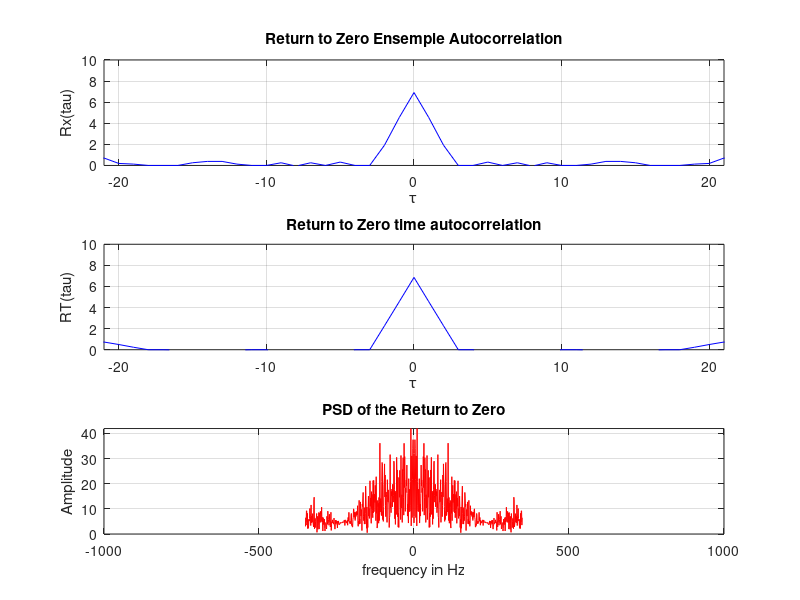
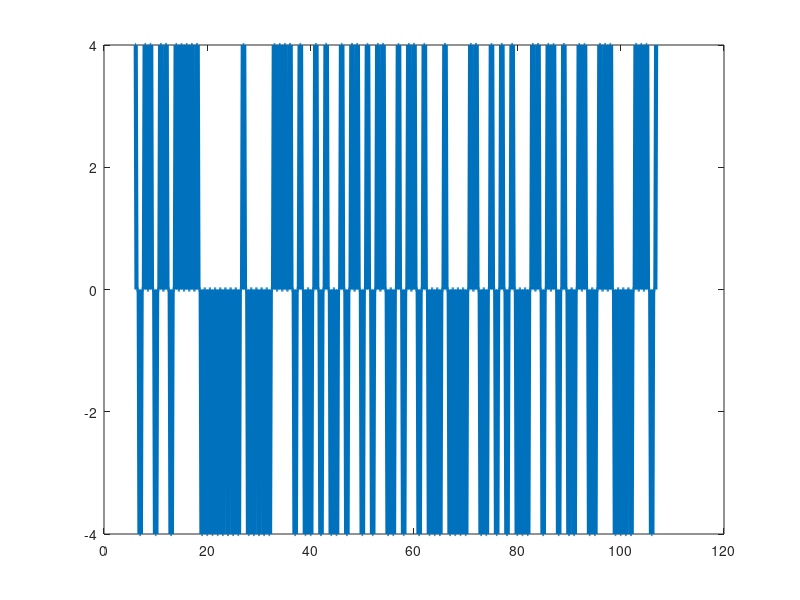
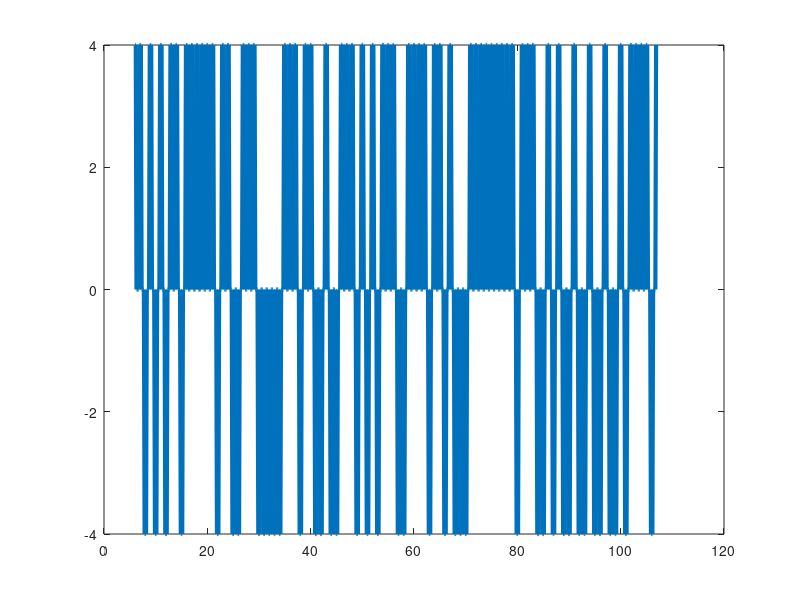
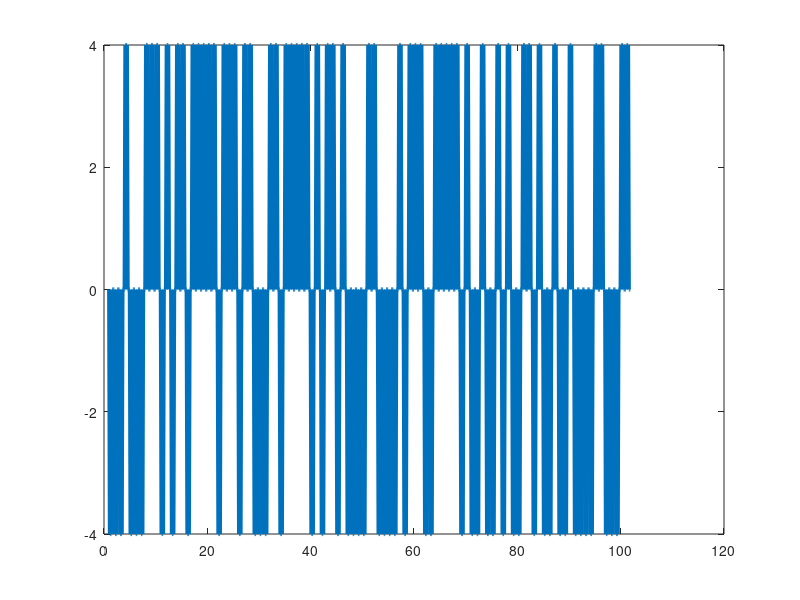

Write the MATLAB code that produced these figures, in order.
clc 
close all 
clear all 

A = 4;
%% Generating an ensemble consists of 500 realization , each 101 bits
Data = randi( [0 1] , 500 , 101 );

%% Mapping the 1 to be 'A' and 0 to be '-1'
Tx = ((2*Data)-1) * A;

%% Activating the DAC for 70ms
Tx_out = repelem ( Tx , 1 , 7 );

%% Generating the random time delay 
Td = randi( [0 6] , 500 , 1 );
L = length( Tx_out );

%% Generating zeros for the NRZ signaling
for i=1:500
    for j=4:7:101*7
        for k=0:3
        Tx_out (i,j+k) = 0;
        end
    end
end

%% Adding the delay time by the concept of circular shifting:
% Tx_row stores every realizations of the generated ensemple and then use circular
% shifting to add the random delay to each realization
for i=1:500
     Tx_row = Tx_out(i,:);
     Tx_col = Tx_row';
     Tx_col= circshift(Tx_col,Td(i));
     Tx_row = Tx_col';
     Tx_out(i,:) = Tx_row;
end

%remove last bit after taking the random delay and add it to the realization using circular shifting  
final_array = Tx_out(1:500,1:700); 

%% Statistical Mean
sum = 0;
for i = 1 : 500
    sum = sum + final_array(i,60);
end
RZ_Mean = zeros(1,700);
for t = 1:700
    sum1 = 0;
    for i=1:500
        sum1 = sum1+final_array(i,t);
    end
    RZ_Mean(t) = sum1/500;
end
figure
plot(RZ_Mean,'r');
xlabel('time instant');
ylabel('mean across realizations'); 
grid on;
ylim( [-5 5] );

mean = sum/500;
fprintf('the Statistical Mean of Return to Zero Is Equal: %.03f \n' , mean );

 %% ensemble autocorrelation function Rx(τ)
 Rx = zeros( 1 , 700 );
 
 for tau = 0 : 699
     sum_auto = 0;
     for i = 1 : 500
         auto_corr = final_array( i , 1)*final_array( i , tau + 1);
         sum_auto = sum_auto + auto_corr;
     end
     Rx(tau+1) = sum_auto/size(final_array , 1);
 end
temp = fliplr( Rx(2:end) ); %flip the autocorrelation in the negative part
flipped_Rx = [temp Rx];     %concatinate the positive part and the negative part 

%plotting the ensemple autocorrelation
subplot( 3 , 1 , 1);
plot( -(length(flipped_Rx)-1)/2:(length(flipped_Rx)-1)/2 , flipped_Rx, 'b');
xlabel('\tau');
ylabel('Rx(tau)');
title('Return to Zero Ensemple Autocorrelation');
grid on;
axis([-21 21 0 inf]);    %Review the first three bits
ylim( [0 10] );


%% Time Mean:
sum_time = 0;
for i=1:700
    sum_time=sum_time+(final_array(4,i));
end
time_mean = sum_time/(700);
fprintf('The time mean of Return to Zero is equal : %0.3f  \n' , time_mean );

%% time autocorrelation
Rx_time = zeros( 1 , 700 );

%The outer loop changes the time differnce between the two RVs 
%The inner loop sum across the time
for tau = 0 : 699
    sum1 = 0;
    for i = 1 : 700-tau
        sum1 = sum1 + final_array(1 , i) * final_array(1 , i + tau );
    end
    Rx_time ( tau + 1 ) = sum1/(700-tau);
end

temp_time = fliplr( Rx_time(2:end) );    %flip the autocorrelation in the negative part
flipped_Rx_time = [temp_time Rx_time];   %concatinate the positive part and the negative part 

subplot( 3 , 1 , 2 ); 
plot( -(length(flipped_Rx_time)-1)/2:(length(flipped_Rx_time)-1)/2 , flipped_Rx_time , 'b');
xlabel('\tau');
ylabel('RT(tau)');
title('Return to Zero time autocorrelation');
grid on;
axis([-21 21 0 inf]);   %Review the first three bits
ylim( [0 10] );

%% Power Spectral density for Return to Zero
autocorr_len = length( Rx ) ;
frequency = -autocorr_len/2 : autocorr_len/2-1;

subplot( 3 , 1 , 3);
plot( frequency , fftshift( abs( fft(Rx) )) , 'r' );
xlabel('frequency in Hz');
ylabel('Amplitude');
grid on;
title('PSD of the Return to Zero');
axis([-1000 1000 0 inf]);

%% Drawing 5 realizations as an example
%note: Td is delay time and is made for plotting only!!
L = length( Tx_out );
T = 0:1/7:101-1/7;

y = zeros( 1 , length(T) );
for i = 0:4
    for j = 0 : 1 :7*101-1
        if Tx_out(i+1 , j+1 ) == 4
            y( 1 , j+1 ) = 4;
        elseif Tx_out(i+1 , j+1 ) == 0
            y(1, j+1 ) =0;
        else
            y( 1, j+1 ) = -4;
        end
    end
   t = Td(i+1) : 1/7 : (101-1/7)+Td(i+1);
    figure;
    plot( t , y , 'lineWidth' , 3);
end